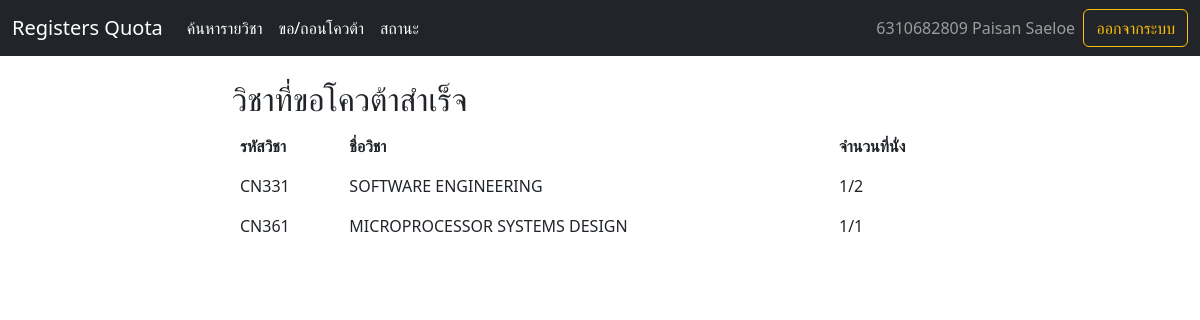
The app's page /status/ (signed in) with its own data.
### registers_quota/models.py (models this page shows, shortened)
class Student(models.Model):
    student = models.ForeignKey(User, on_delete=models.CASCADE)
    applys = models.ManyToManyField(Subject, blank=True, related_name="stu_apply")
    def __str__(self):
        return f"{self.student.username} {self.student.first_name} {self.student.last_name}"

class Subject(models.Model):
    subject = models.ForeignKey(SubjectData, on_delete=models.CASCADE)
    sem = models.IntegerField()
    year = models.IntegerField()
    seat = models.IntegerField()
    max_seat = models.IntegerField()
    status = models.CharField(max_length=10, choices=[('Open','Y'), ('Close','N')], default='Open')
    quota_status = models.BooleanField(default=True)
    class Meta:
        unique_together = ['subject', 'sem', 'year']

class SubjectData(models.Model):
    sub_id = models.CharField(max_length=10, primary_key=True)
    sub_name = models.CharField(max_length=64)

### registers_quota/views.py (the view)
# urls.py: path('status/', views.status, name='status'),
def status(request):
    if not request.user.is_authenticated:
        return HttpResponseRedirect(reverse('login'))
    else:
        if request.user.is_staff:
            return HttpResponseRedirect(reverse('index'))
        else:
            return StudentPage(request).status()

### registers_quota/page.py (called while the page is built)
    def status(self):
        applys = self.user.applys.all()
        return render(self.request, 'reg/status.html', {
            "student": self.user,
            "applys": applys,
        })

### registers_quota/templates/reg/status.html
{% extends 'reg/layout.html' %}
{% block body %}
<br>
<div class="container">
    <div class="row">
        <div class="col-2"></div>
        <div class="col-8">
            <h2>วิชาที่ขอโควต้าสำเร็จ</h2>
            <div class="table-responsive ">
                <table class="table table-borderless">
                    <thead class="table-info">
                    <tr class="table">
                        <th>รหัสวิชา</th>
                        <th>ชื่อวิชา</th>
                        <th>จำนวนที่นั่ง</th>
                    </tr>
                    </thead>
                    <tbody>
                        {% if applys %}
                            {% for apply in applys %}
                                <tr>
                                    <td>{{apply.subject.sub_id}}</td>
                                    <td>{{apply.subject.sub_name}}</td>
                                    <td>{{apply.seat}}/{{apply.max_seat}}</td>
                                </tr>
                            {% endfor %}
                        {% else %}
                            <td colspan="3">No Subject</td>
                        {% endif %}
                    </tbody>
                </table>
            </div>
        </div>
    </div>
</div>
{% endblock %}

### registers_quota/templates/reg/layout.html (shortened to what this page needs)
<!DOCTYPE html>
<html lang="en">
    <head>
        <link href="https://cdn.jsdelivr.net/npm/bootstrap@5.2.1/dist/css/bootstrap.min.css" rel="stylesheet">
    </head>
    <body>
        {% block nav %}
            <nav class="navbar navbar-expand-lg navbar-dark bg-dark">
                <div class="container-fluid">
                <a class="navbar-brand" href="/index">Registers Quota</a>
                <div class="collapse navbar-collapse" id="navbarText">
                    <ul class="navbar-nav me-auto mb-lg-0">
                        <li class="nav-item">
                            <a class="nav-link active" aria-current="page" href="{% url 'search' %}">ค้นหารายวิชา</a>
                        </li>
                        <li class="nav-item">
                            <a class="nav-link active" aria-current="page" href="{% url 'quota' %}">ขอ/ถอนโควต้า</a>
                        </li>
                        <li class="nav-item">
                            <a class="nav-link active" aria-current="page" href="{% url 'status' %}">สถานะ</a>
                        </li>
                    </ul>
                    <span class="navbar-text">
                    {{student}} &nbsp
                    </span>
                    <ul class="navbar-nav  mb-lg-0">
                        <li class="nav-item">
                            <input type="button" class="btn btn-outline-warning" onclick="location.href={% url 'logout' %};" value="ออกจากระบบ">
                        </li>
                    </ul>
                </div>
                </div>
            </nav>
        {% endblock%}
        {% block body %}
        {% endblock %}
    </body>
</html>

### records on screen
Student: student.last_name "6310682809 Paisan Saeloe"
Subject: subject.sub_id "CN331", subject.sub_name "SOFTWARE ENGINEERING", seat "1", max_seat "2"
Subject: subject.sub_id "CN361", subject.sub_name "MICROPROCESSOR SYSTEMS DESIGN", seat "1", max_seat "1"
